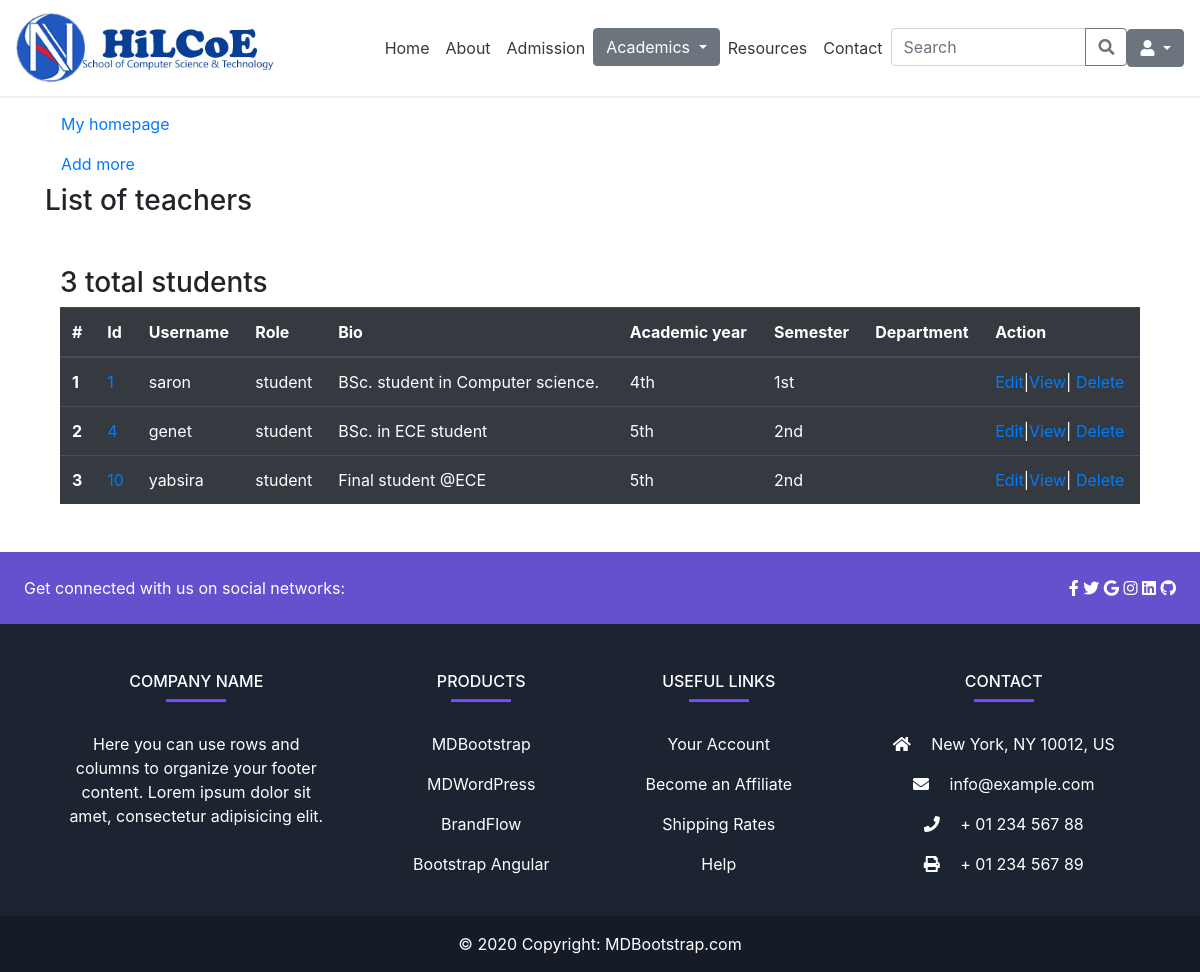
/admin_app/student_list/, run on the app's committed database.
### admin_app/models.py (models this page shows, shortened)
class UserProfile(models.Model):
    user = models.OneToOneField(User, on_delete=models.CASCADE)
    bio = models.TextField(default='Enter your bio briefly')
    role = models.CharField(max_length=20, choices=roles, default='student')
    department = models.ForeignKey(Department, on_delete=models.CASCADE, null=True, blank=True)
    academic_year = models.CharField(max_length=20, choices=year, null=True, blank=True)
    semester = models.CharField(max_length=20, choices=semester, null=True, blank=True)
    title = models.CharField(max_length=20, choices=title_choices, null=True, blank=True)
    stream = models.ForeignKey(Stream, on_delete=models.CASCADE, null=True, blank=True)
    program = models.ForeignKey(Program, on_delete=models.CASCADE, null=True, blank=True)

### admin_app/views.py (the view)
# urls.py: path('student_list/', views.student_list, name='student-list'),
def student_list(request):
   students = UserProfile.objects.filter(role='student')
   number_of_students = students.count()
   context = {
      'students': students,
      'number_of_students': number_of_students,
   }
   return render(request, 'admin_app/student/student_list.html', context)

### templates/admin_app/student/student_list.html (shortened to what this page needs)
{% extends 'base.html' %}
{% block content %}
<div class="container my-5">
    <a class="nav-link text-black" href="{% if user.is_superuser or user.is_staff %}
            {% url 'admin-dashboard' %}
            {% else %}
                {% url 'cs-bsc' %}
            {% endif %}">My homepage
    </a>
    <a class="nav-link text-black" href="{% url 'add-student' %}"> Add more </a>
    <h3>List of teachers </h3>
    <div class="container my-5">
        <h3>{{ number_of_students }} total students </h3>
        <table class="table table-dark">
          <thead>
            <tr>
              <th scope="col">#</th>
              <th scope="col">Id</th>
              <th scope="col"> Username </th>
              <th scope="col">Role</th>
              <th scope="col">Bio</th>
              <th scope="col">Academic year</th>
              <th scope="col">Semester</th>
              <th scope="col">Department</th>
              <th scope="col">Action</th>
            </tr>
          </thead>
          <tbody>
            {% for student in students %}
            <tr>
              <th scope="row">{{ forloop.counter }}</th>
              <td><a href="{% url 'student-detail' student_id=student.pk %}">{{ student.pk }}</a></td>
              <td>{{ student.user.username }}</td>
              <td>{{ student.role }}</td>
              <td>{{ student.bio|truncatechars:50 }}</td>
              <td> {{ student.academic_year }} </td>
              <td> {{ student.semester }} </td>
              <td> {{ teacher.department }} </td>
              <td><a href="{% url 'student-edit' student_id=student.pk %}">Edit</a>|<a href="{% url 'student-detail' student_id=student.pk %}">View</a>|
                <a href="{% url 'student-delete' student_id=student.pk %}">Delete</a></td>
            </tr>
            {% endfor %}
          </tbody>
        </table>
    </div>
    </div>
{% endblock %}

### data on the page
UserProfile: pk "1", user.username "saron", role "student", bio "BSc. student in Computer science.", academic_year "4th", semester "1st"
UserProfile: pk "4", user.username "genet", role "student", bio "BSc. in ECE student", academic_year "5th", semester "2nd"
UserProfile: pk "10", user.username "yabsira", role "student", bio "Final student @ECE", academic_year "5th", semester "2nd"

### other printed values
{{ number_of_students }} "3"
